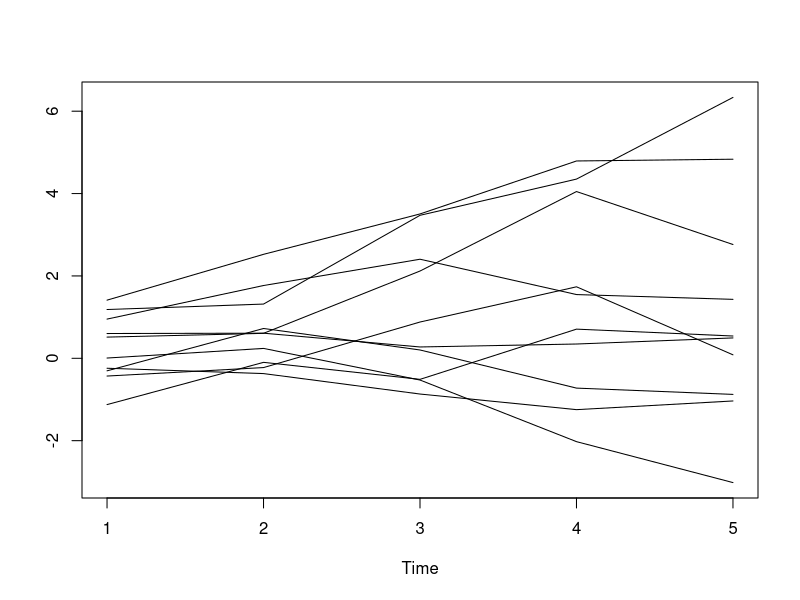
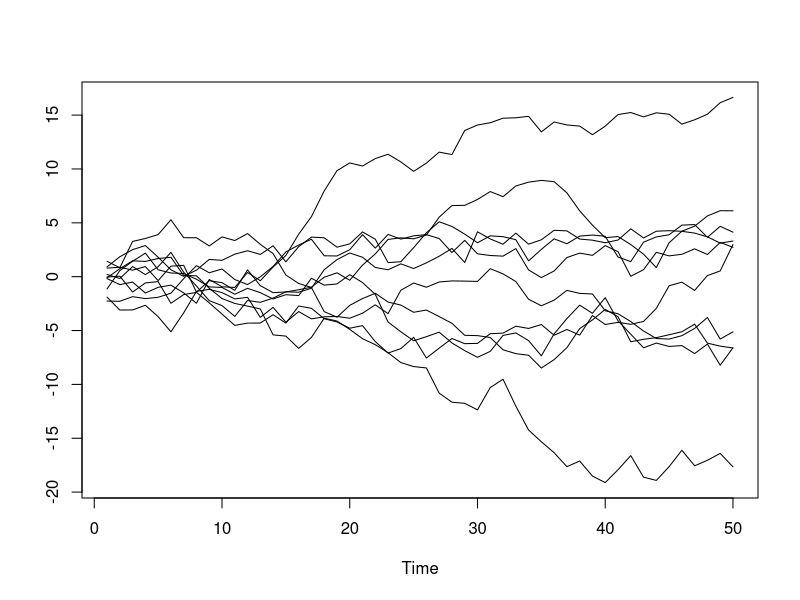
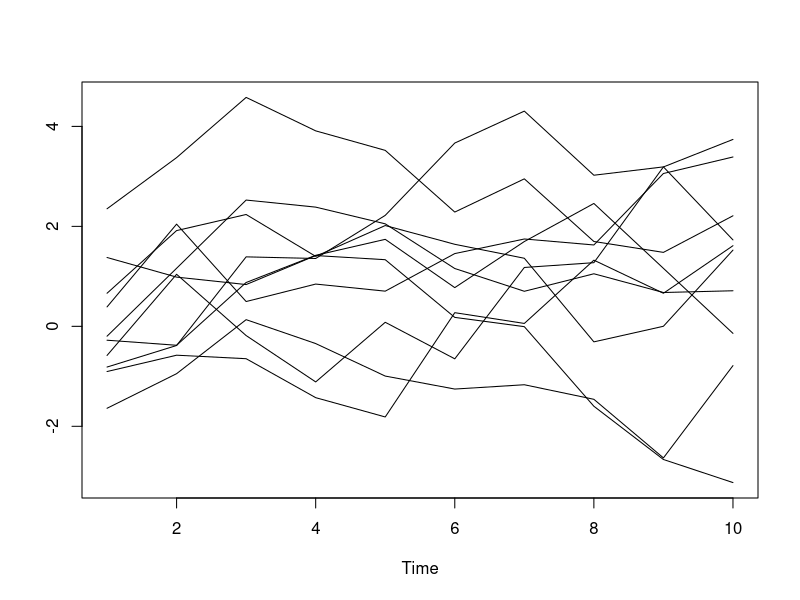
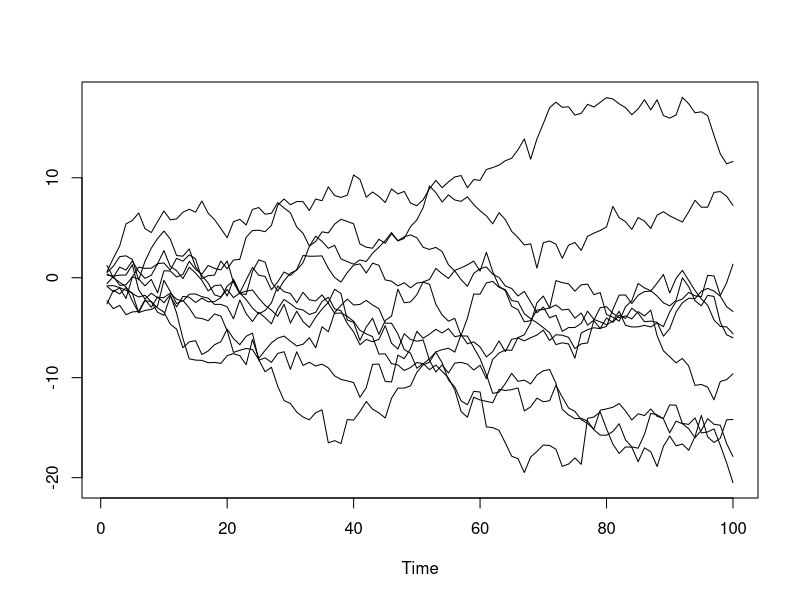
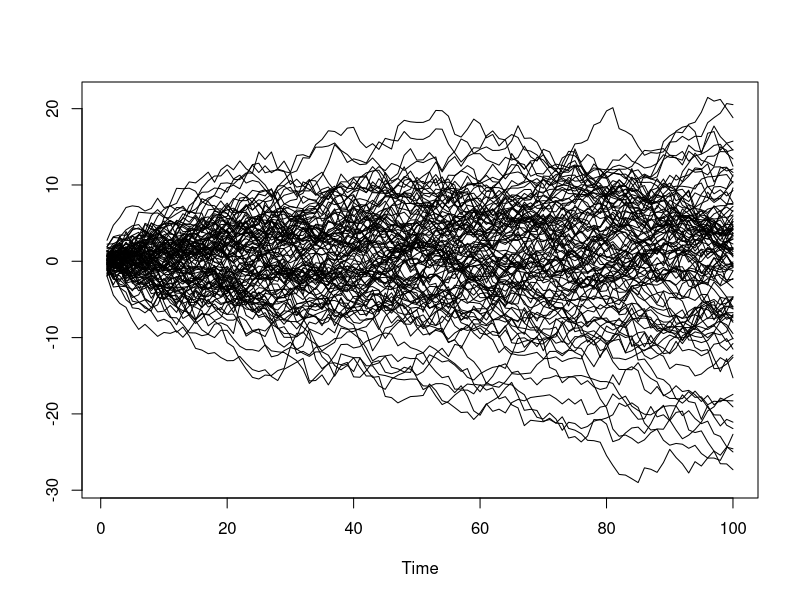
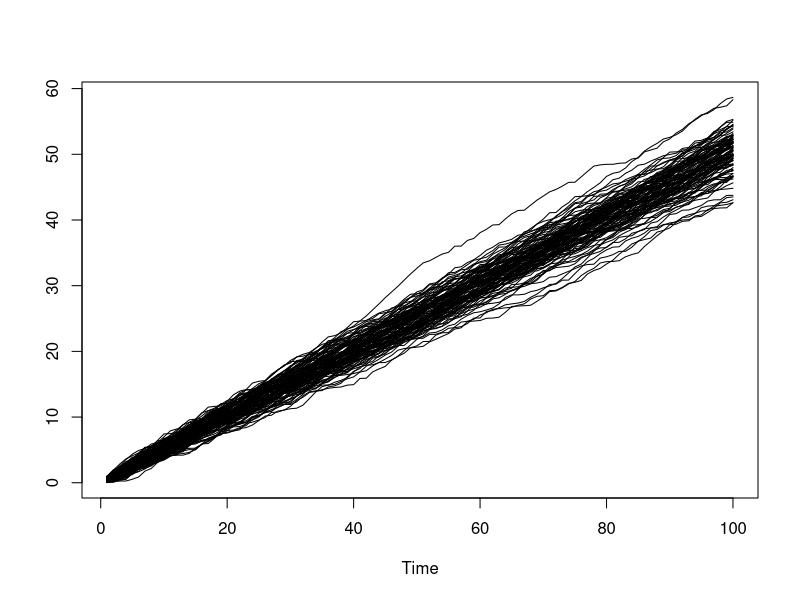
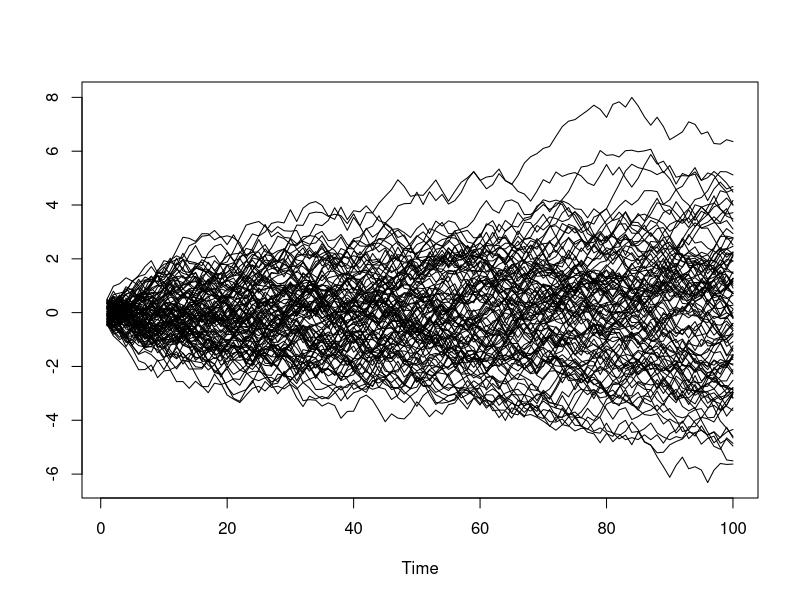
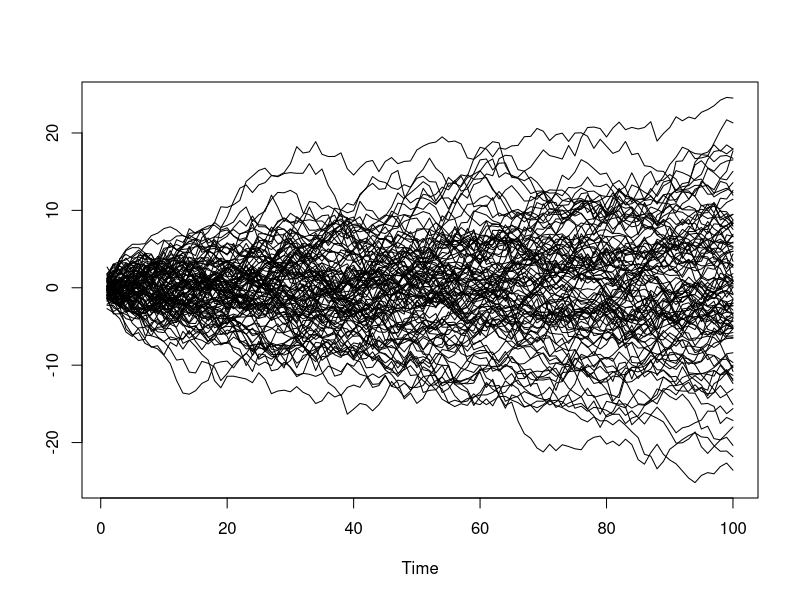

These figures' R source, in order:
ts.plot(replicate(10,cumsum(rnorm(5))))
ts.plot(replicate(10,cumsum(rnorm(50))))
ts.plot(replicate(10,cumsum(rnorm(10))))
ts.plot(replicate(10,cumsum(rnorm(100))))
ts.plot(replicate(100,cumsum(rnorm(100))))
ts.plot(replicate(100,cumsum(runif(100))))
ts.plot(replicate(100,cumsum(runif(100)-0.5)))
ts.plot(replicate(100,cumsum(rnorm(100))))

# double the fun:
  
ts.plot(replicate(10,cumsum(rnorm(5))))
ts.plot(replicate(10,cumsum(rnorm(50))))
ts.plot(replicate(10,cumsum(rnorm(10))))
ts.plot(replicate(10,cumsum(rnorm(100))))
ts.plot(replicate(100,cumsum(rnorm(100))))
ts.plot(replicate(100,cumsum(runif(100))))
ts.plot(replicate(100,cumsum(runif(100)-0.5)))
ts.plot(replicate(100,cumsum(rnorm(100))))